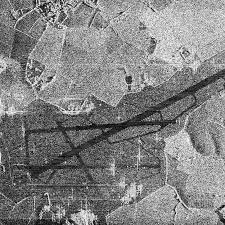
#> input picture lab3/sar_3.jpg, 225 x 225 px
$ jupyter execute Task-3.ipynb
#> lines starting #> are read from the running program, lines starting #| are printed output that depends on the picture; after the words box and inside, x2 and y2 are one past the last pixel; in counts of white or black regions, pixels touching at a corner belong together
[cell 1]
import cv2
import numpy as np
import matplotlib.pyplot as plt

# ==============================================================================
# ЧАСТЬ 1. Поиск протяженных линейных объектов (Преобразование Хафа)
# ==============================================================================

source_bgr = cv2.imread('sar_3.jpg')
#> source_bgr is the input picture: shape (225, 225, 3); min 0, max 255, mean 130.6
gray_map = cv2.cvtColor(source_bgr, cv2.COLOR_BGR2GRAY)

[cell 2]
denoised_map = cv2.GaussianBlur(gray_map, (5, 5), sigmaX=0)
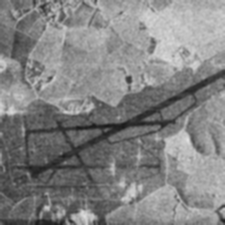
#> denoised_map: shape (225, 225); min 26, max 225, mean 130.6
edge_mask = cv2.Canny(denoised_map, threshold1=50, threshold2=150, apertureSize=3)
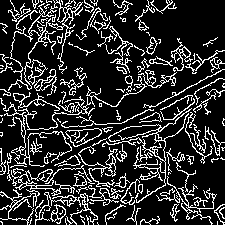
#> edge_mask: shape (225, 225); 18.3% white in thin lines or dots

def fit_line_in_bounds(p1, p2, frame_dim):
    height, width = frame_dim[:2]
    is_valid, pt_a, pt_b = cv2.clipLine((0, 0, width, height), p1, p2)
    return (pt_a, pt_b) if is_valid else (p1, p2)

[cell 3]
hough_std = cv2.HoughLines(edge_mask, rho=1, theta=np.pi / 180, threshold=120)
#> hough_std = [[172, 1.08], [165, 1.08]]

best_line_std = None
max_length_std = 0.0

if hough_std is not None:
    rhos = hough_std[:, 0, 0]
#> rhos = [172, 165]
    thetas = hough_std[:, 0, 1]
#> thetas = [1.08, 1.08]
    cos_t, sin_t = np.cos(thetas), np.sin(thetas)
#> cos_t = [0.469, 0.469]; sin_t = [0.883, 0.883]
    x0, y0 = cos_t * rhos, sin_t * rhos
#> x0 = [80.75, 77.46]; y0 = [151.9, 145.7]

    for idx in range(len(hough_std)):
        pt1 = (int(x0[idx] + 1000 * (-sin_t[idx])), int(y0[idx] + 1000 * (cos_t[idx])))
        pt2 = (int(x0[idx] - 1000 * (-sin_t[idx])), int(y0[idx] - 1000 * (cos_t[idx])))

        clipped_a, clipped_b = fit_line_in_bounds(pt1, pt2, source_bgr.shape)
        curr_len = np.hypot(clipped_b[0] - clipped_a[0], clipped_b[1] - clipped_a[1])

        if curr_len > max_length_std:
            max_length_std = curr_len
            best_line_std = (clipped_a, clipped_b)
#> this loop made 2 passes
#> (pt1, pt2, height in fit_line_in_bounds, width in fit_line_in_bounds, is_valid in fit_line_in_bounds, curr_len, max_length_std, best_line_std) on pass 1: ((-802, 621), (963, -317), 225, 225, True, 254.1, 254.1, ((0, 195), (224, 75)))
#> (pt1, pt2, height in fit_line_in_bounds, width in fit_line_in_bounds, is_valid in fit_line_in_bounds, clipped_a, clipped_b, curr_len) on pass 2: ((-805, 615), (960, -323), 225, 225, True, (0, 187), (224, 68), 253.6)
#> after the loop, max_length_std = 254.1

[cell 4]
hough_prob = cv2.HoughLinesP(
    edge_mask, rho=1, theta=np.pi / 180, threshold=100, minLineLength=100, maxLineGap=10
)
#> hough_prob = [[15, 187, 127, 127], [112, 127, 222, 69]]

best_line_prob = None
max_length_prob = 0.0

if hough_prob is not None and len(hough_prob) > 0:
    pts = hough_prob.reshape(-1, 4)
#> pts = [[15, 187, 127, 127], [112, 127, 222, 69]]

    lengths = np.hypot(pts[:, 2] - pts[:, 0], pts[:, 3] - pts[:, 1])
#> lengths = [127.1, 124.4]

    if len(lengths) > 0:
        max_idx = np.argmax(lengths)
#> max_idx = 0
        max_length_prob = lengths[max_idx]
#> max_length_prob = 127.1
        best_line_prob = pts[max_idx]
#> best_line_prob = [15, 187, 127, 127]

[cell 5]
canvas_std = source_bgr.copy()
if best_line_std:
    cv2.line(canvas_std, best_line_std[0], best_line_std[1], (0, 255, 127), 3, cv2.LINE_AA)
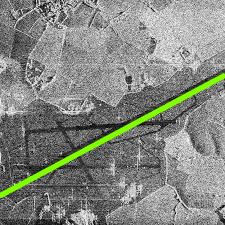
#> canvas_std: shape (225, 225, 3); 3.35% of pixels changed, all inside (x1, y1, x2, y2) = (0, 72, 225, 199)

canvas_prob = source_bgr.copy()
if best_line_prob is not None:
    p_a = (int(best_line_prob[0]), int(best_line_prob[1]))
#> p_a = (15, 187)
    p_b = (int(best_line_prob[2]), int(best_line_prob[3]))
#> p_b = (127, 127)
    cv2.line(canvas_prob, p_a, p_b, (255, 105, 180), 3, cv2.LINE_AA)
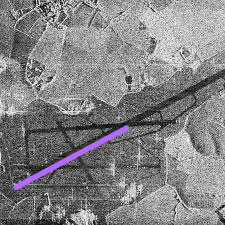
#> canvas_prob: shape (225, 225, 3); 1.72% of pixels changed, all inside (x1, y1, x2, y2) = (12, 124, 131, 191)

gray_mask = cv2.cvtColor(gray_map, cv2.COLOR_GRAY2RGB)

hough_visuals = {
    "Исходное (Grayscale)": gray_mask,
    "Карта границ (Canny)": cv2.cvtColor(edge_mask, cv2.COLOR_GRAY2RGB),
    f"Длинный сегмент (Std) [{max_length_std:.1f} px]": cv2.cvtColor(canvas_std, cv2.COLOR_BGR2RGB),
    f"Длинный сегмент (Prob) [{max_length_prob:.1f} px]": cv2.cvtColor(canvas_prob, cv2.COLOR_BGR2RGB),
}

fig, axes = plt.subplots(1, 4, figsize=(20, 5))
for ax, (title, display_img) in zip(axes, hough_visuals.items()):
    ax.imshow(display_img)
    ax.set_title(title, fontsize=10, fontweight='bold')
    ax.axis('off')
#> this loop made 4 passes
#> title on passes 1 to 4: 'Исходное (Grayscale)', 'Карта границ (Canny)', 'Длинный сегмент (Std) [254.1 px]', 'Длинный сегмент (Prob) [127.1 px]'
plt.tight_layout()
plt.show()
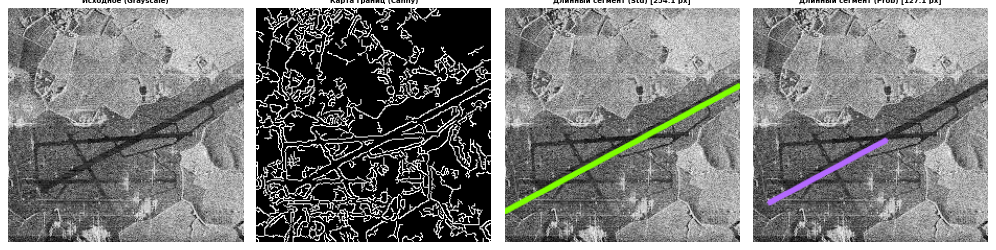
#> figure drawn by matplotlib, 4 panels

[cell 6]
print("=== Вывод результатов Хафа ===")
if best_line_std:
    print(f"[Стандартный]: Длина = {max_length_std:.2f} px | Точки = {best_line_std[0]} -> {best_line_std[1]}")
#| [Стандартный]: Длина = 254.12 px | Точки = (0, 195) -> (224, 75)
if best_line_prob is not None:
    x_1, y_1, x_2, y_2 = best_line_prob
#> x_1 = 15; y_1 = 187; x_2 = 127; y_2 = 127
    print(f"[Вероятностный]: Длина = {max_length_prob:.2f} px | Точки = ({x_1}, {y_1}) -> ({x_2}, {y_2})\n")
#| [Вероятностный]: Длина = 127.06 px | Точки = (15, 187) -> (127, 127)

[cell 7]
# ==============================================================================
# ЧАСТЬ 2. Пороговая фильтрация и выделение дорожного полотна
# ==============================================================================

threshold_results = {}

_, threshold_results["Фиксированный порог (T=90)"] = cv2.threshold(
    gray_map, thresh=90, maxval=255, type=cv2.THRESH_BINARY
)

otsu_val, threshold_results[f"Метод Оцу (T={otsu_val if 'otsu_val' in locals() else 'Auto'})"] = cv2.threshold(
    gray_map, thresh=0, maxval=255, type=cv2.THRESH_BINARY + cv2.THRESH_OTSU
)
#> otsu_val = 129
threshold_results[f"Метод Оцу (T={int(otsu_val)})"] = threshold_results.pop(list(threshold_results.keys())[-1])

threshold_results["Адаптивный порог (Gauss)"] = cv2.adaptiveThreshold(
    gray_map, maxValue=255, adaptiveMethod=cv2.ADAPTIVE_THRESH_GAUSSIAN_C,
    thresholdType=cv2.THRESH_BINARY, blockSize=71, C=21
)

[cell 8]
fig, axes = plt.subplots(1, 4, figsize=(20, 5))
axes[0].imshow(gray_map, cmap='gray')
axes[0].set_title("Оригинал")
axes[0].axis('off')

for ax, (title, binary_mask) in zip(axes[1:], threshold_results.items()):
    ax.imshow(binary_mask, cmap='gray')
    ax.set_title(title, fontsize=10)
    ax.axis('off')
#> this loop made 3 passes
#> title on passes 1 to 3: 'Фиксированный порог (T=90)', 'Метод Оцу (T=129)', 'Адаптивный порог (Gauss)'
plt.tight_layout()
plt.show()
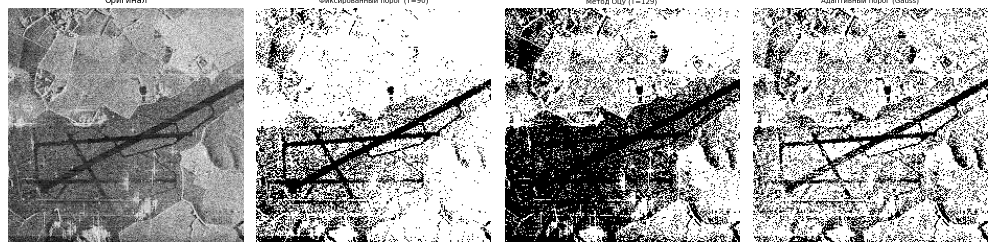
#> figure drawn by matplotlib, 4 panels

[cell 9]
base_binary = threshold_results["Фиксированный порог (T=90)"].copy()
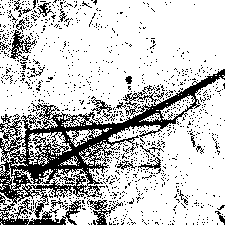
#> base_binary: shape (225, 225); 77.3% white; 1072 black regions (1044 under 20 px), largest, box (x1, y1, x2, y2) and area: (0, 69, 225, 218) 6915, (0, 199, 81, 225) 697, (8, 30, 36, 61) 296

k3 = cv2.getStructuringElement(cv2.MORPH_RECT, (3, 3))
k5 = cv2.getStructuringElement(cv2.MORPH_RECT, (5, 5))

morphology_tests = {
    "Исходная маска": base_binary,
    "Замыкание (Close 3x3)": cv2.morphologyEx(base_binary, cv2.MORPH_CLOSE, k3),
    "Замыкание (Close 5x5)": cv2.morphologyEx(base_binary, cv2.MORPH_CLOSE, k5),
    "Размыкание (Open 3x3)": cv2.morphologyEx(base_binary, cv2.MORPH_OPEN, k3),
    "Фильтр Close+Open": cv2.morphologyEx(cv2.morphologyEx(base_binary, cv2.MORPH_CLOSE, k3), cv2.MORPH_OPEN, k3),
    "Морф. градиент": cv2.morphologyEx(base_binary, cv2.MORPH_GRADIENT, k3),
    "Цилиндр (TopHat 5x5)": cv2.morphologyEx(base_binary, cv2.MORPH_TOPHAT, k5),
    "Черный цилиндр (BlackHat 5x5)": cv2.morphologyEx(base_binary, cv2.MORPH_BLACKHAT, k5),
}

fig, axes = plt.subplots(2, 4, figsize=(20, 9))
for ax, (label, morph_img) in zip(axes.flat, morphology_tests.items()):
    ax.imshow(morph_img, cmap='gray')
    ax.set_title(label, fontsize=10)
    ax.axis('off')
#> this loop made 8 passes
#> label on passes 1 to 8: 'Исходная маска', 'Замыкание (Close 3x3)', 'Замыкание (Close 5x5)', 'Размыкание (Open 3x3)', 'Фильтр Close+Open', 'Морф. градиент', 'Цилиндр (TopHat 5x5)', 'Черный цилиндр (BlackHat 5x5)'
plt.tight_layout()
plt.show()
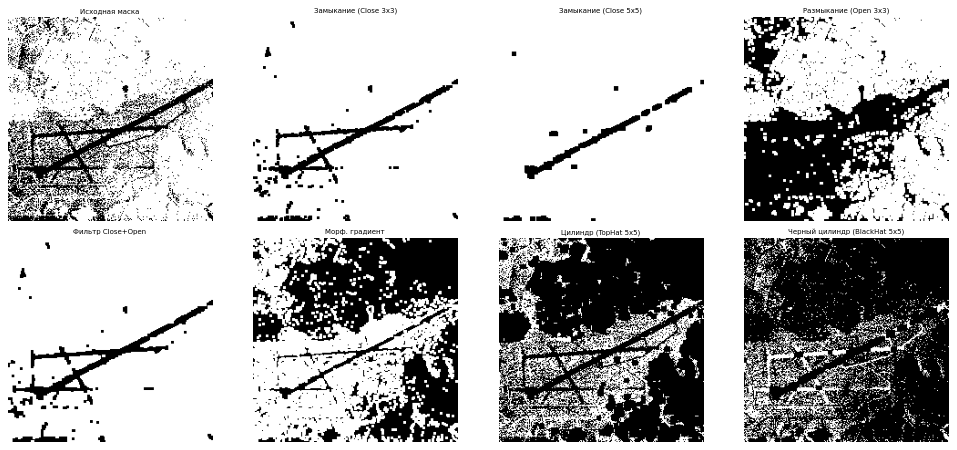
#> figure drawn by matplotlib, 8 panels

segmented_road = cv2.morphologyEx(base_binary, cv2.MORPH_CLOSE, k5)
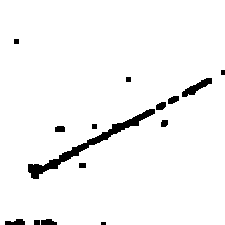
#> segmented_road: shape (225, 225); 96.3% white; 15 black regions (1 under 20 px), largest, box (x1, y1, x2, y2) and area: (28, 109, 155, 179) 1073, (182, 78, 212, 97) 224, (5, 219, 25, 225) 91

plt.figure(figsize=(8, 6))
plt.imshow(segmented_road, cmap='bone')
plt.title('Сегментация дорожного полотна (Morphological Close 5x5)', fontsize=12)
plt.axis('off')
plt.show()
